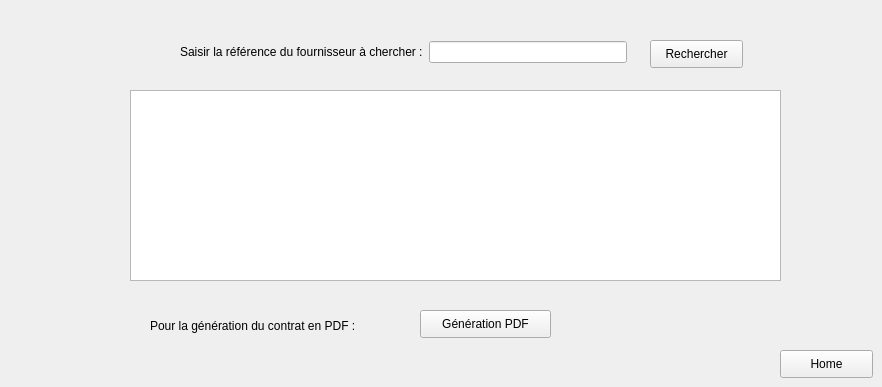
         <widget class="QWidget" name="Recherche_3">
          <attribute name="title">
           <string>Rechercher un fournisseur</string>
          </attribute>
          <widget class="QPushButton" name="homeButton_rechercher_3">
           <property name="geometry">
            <rect>
             <x>780</x>
             <y>350</y>
             <width>93</width>
             <height>28</height>
            </rect>
           </property>
           <property name="text">
            <string>Home</string>
           </property>
          </widget>
          <widget class="QPushButton" name="PDFButton_3">
           <property name="geometry">
            <rect>
             <x>420</x>
             <y>310</y>
             <width>131</width>
             <height>28</height>
            </rect>
           </property>
           <property name="text">
            <string>Génération PDF</string>
           </property>
          </widget>
          <widget class="QLabel" name="genererpdf_txt_3">
           <property name="geometry">
            <rect>
             <x>150</x>
             <y>310</y>
             <width>261</width>
             <height>31</height>
            </rect>
           </property>
           <property name="font">
            <font>
             <pointsize>9</pointsize>
            </font>
           </property>
           <property name="text">
            <string>Pour la génération du contrat en PDF :</string>
           </property>
          </widget>
          <widget class="QWidget" name="layoutWidget_16">
           <property name="geometry">
            <rect>
             <x>180</x>
             <y>40</y>
             <width>447</width>
             <height>24</height>
            </rect>
           </property>
           <layout class="QHBoxLayout" name="horizontalLayout_22">
            <item>
             <widget class="QLabel" name="text_saisir_id_a_rechercher_3">
              <property name="font">
               <font>
                <pointsize>9</pointsize>
                <weight>50</weight>
                <bold>false</bold>
               </font>
              </property>
              <property name="text">
               <string>Saisir la référence du fournisseur à chercher :</string>
              </property>
             </widget>
            </item>
            <item>
             <widget class="QLineEdit" name="recherche_par_reference_3"/>
            </item>
           </layout>
          </widget>
          <widget class="QPushButton" name="rechercherButton_3">
           <property name="geometry">
            <rect>
             <x>650</x>
             <y>40</y>
             <width>93</width>
             <height>28</height>
            </rect>
           </property>
           <property name="text">
            <string>Rechercher</string>
           </property>
          </widget>
          <widget class="QTableView" name="tableView_8">
           <property name="geometry">
            <rect>
             <x>130</x>
             <y>90</y>
             <width>651</width>
             <height>191</height>
            </rect>
           </property>
          </widget>
         </widget>
